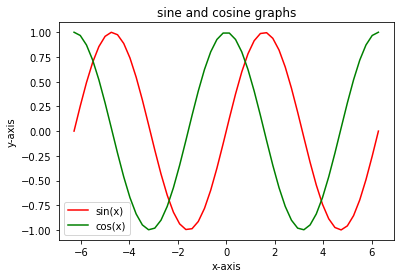

Source code (Python):
# -*- coding: utf-8 -*-
"""
Created on Fri Dec 11 17:31:26 2020

@author: AAYUSH pc
"""


import matplotlib.pyplot as plt
import numpy as np

x=np.linspace(-np.pi*2,np.pi*2)

plt.plot(x,np.sin(x),color='red',label="sin(x)")
plt.plot(x,np.cos(x),color='green',label="cos(x)")
plt.xlabel("x-axis")
plt.ylabel("y-axis")
plt.title("sine and cosine graphs")
plt.legend()
plt.show()
